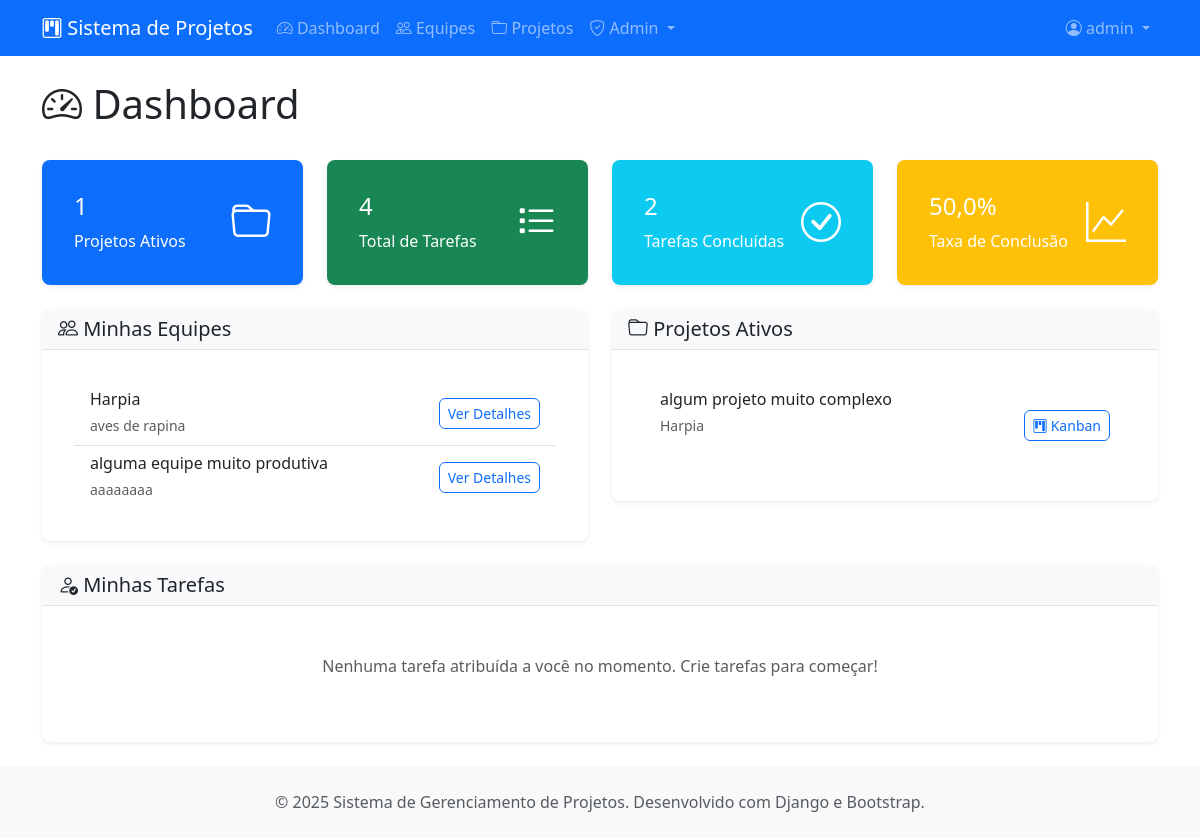
The app's page /projetos/ (signed in), older data.
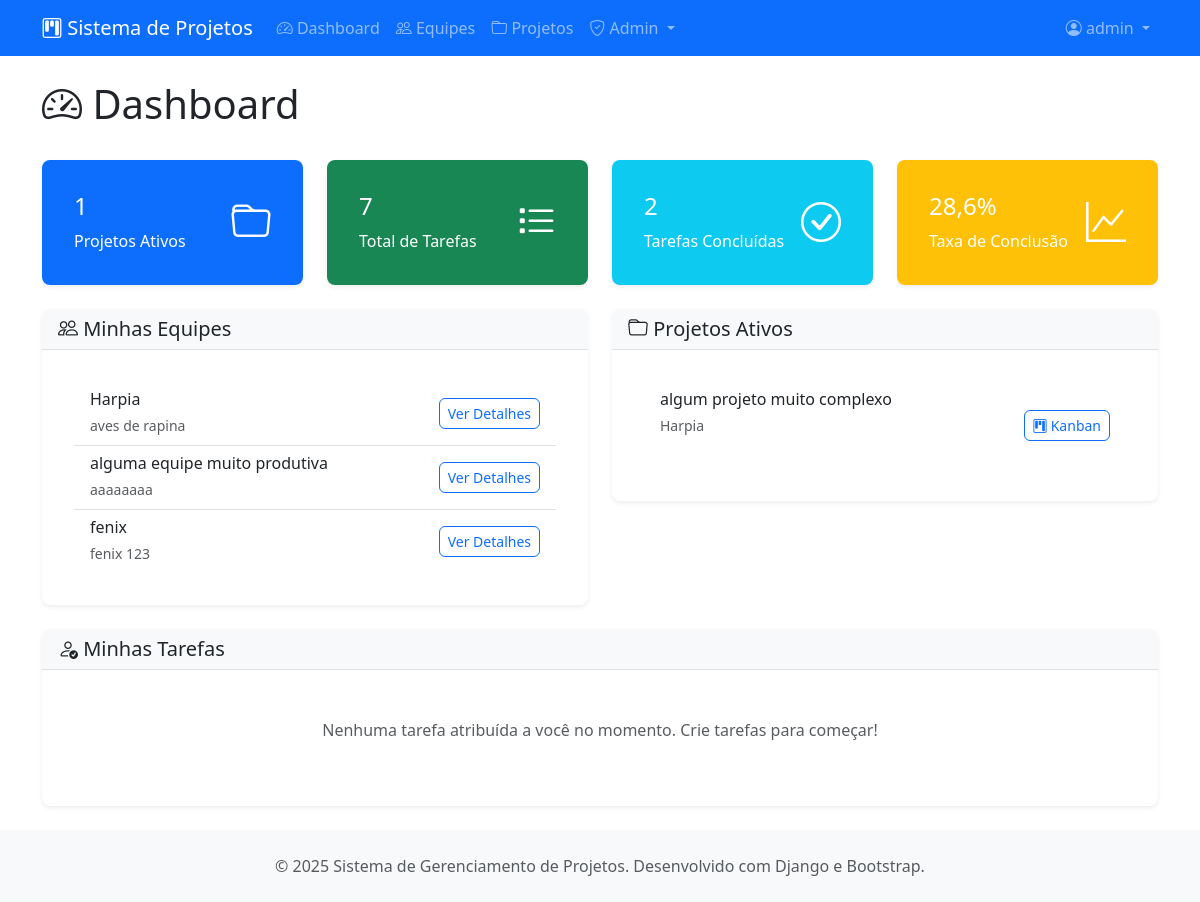
The same page, newer data.
### projetos/models.py (models this page shows, shortened)
class Equipe(models.Model):
    nome = models.CharField(max_length=100, verbose_name="Nome da Equipe")
    descricao = models.TextField(blank=True, verbose_name="Descrição")
    criada_em = models.DateTimeField(auto_now_add=True)
    criada_por = models.ForeignKey(User, on_delete=models.CASCADE, related_name="equipes_criadas")
    ativa = models.BooleanField(default=True, verbose_name="Equipe Ativa")
    class Meta:
        verbose_name = "Equipe"
        verbose_name_plural = "Equipes"
        ordering = ["nome"]

class Projeto(models.Model):
    PRIORIDADE_CHOICES = [
        ('baixa', 'Baixa'),
        ('media', 'Média'),
        ('alta', 'Alta'),
        ('urgente', 'Urgente'),
    ]
    titulo = models.CharField(max_length=200, verbose_name="Título")
    descricao = models.TextField(verbose_name="Descrição")
    equipe = models.ForeignKey(Equipe, on_delete=models.CASCADE, related_name="projetos")
    criado_por = models.ForeignKey(User, on_delete=models.CASCADE, related_name="projetos_criados")
    criado_em = models.DateTimeField(auto_now_add=True)
    atualizado_em = models.DateTimeField(auto_now=True)
    data_inicio = models.DateField(verbose_name="Data de Início")
    data_fim = models.DateField(verbose_name="Data de Conclusão")
    prioridade = models.CharField(max_length=10, choices=PRIORIDADE_CHOICES, default='media')
    ativo = models.BooleanField(default=True, verbose_name="Projeto Ativo")
    class Meta:
        verbose_name = "Projeto"
        verbose_name_plural = "Projetos"
        ordering = ["-criado_em"]

### projetos/views.py (the view)
# urls.py: path('', views.dashboard, name='dashboard'),
@login_required
def dashboard(request):
    equipes = Equipe.objects.filter(
        membros__usuario=request.user,
        ativa=True
    )
    projetos_ativos = Projeto.objects.filter(
        equipe__membros__usuario=request.user,
        ativo=True
    )
    tarefas_atribuidas = Tarefa.objects.filter(
        atribuicoes__usuario=request.user
    ).select_related('projeto', 'status')
    total_projetos = projetos_ativos.count()
    total_tarefas = Tarefa.objects.filter(
        projeto__equipe__membros__usuario=request.user
    ).count()
    tarefas_concluidas = Tarefa.objects.filter(
        projeto__equipe__membros__usuario=request.user,
        status__nome='Concluído'
    ).count()
    percentual_conclusao = (tarefas_concluidas / total_tarefas * 100) if total_tarefas > 0 else 0
    context = {
        'equipes': equipes,
        'projetos_ativos': projetos_ativos,
        'tarefas_atribuidas': tarefas_atribuidas,
        'total_projetos': total_projetos,
        'total_tarefas': total_tarefas,
        'tarefas_concluidas': tarefas_concluidas,
        'percentual_conclusao': round(percentual_conclusao, 1),
    }
    return render(request, 'projetos/dashboard.html', context)

### projetos/templates/projetos/dashboard.html (shortened to what the changed rows need)
{% extends 'projetos/base.html' %}
{% load static %}
{% block content %}
<div class="row">
    <div class="col-12">
        <div class="d-flex justify-content-between align-items-center mb-4">
            <h1><i class="bi bi-speedometer2"></i> Dashboard</h1>
        </div>
    </div>
</div>
<div class="row mb-4">
    <div class="col-md-3">
        <div class="card bg-success text-white">
            <div class="card-body">
                <div class="d-flex justify-content-between">
                    <div>
                        <h4 class="card-title">{{ total_tarefas }}</h4>
                        <p class="card-text">Total de Tarefas</p>
                    </div>
                </div>
            </div>
        </div>
    </div>
    <div class="col-md-3">
        <div class="card bg-warning text-white">
            <div class="card-body">
                <div class="d-flex justify-content-between">
                    <div>
                        <h4 class="card-title">{{ percentual_conclusao }}%</h4>
                        <p class="card-text">Taxa de Conclusão</p>
                    </div>
                </div>
            </div>
        </div>
    </div>
</div>
<div class="row">
    <div class="col-md-6">
        <div class="card">
            <div class="card-body">
                {% if equipes %}
                    <div class="list-group list-group-flush">
                        {% for equipe in equipes %}
                            <div class="list-group-item d-flex justify-content-between align-items-center">
                                <div>
                                    <h6 class="mb-1">{{ equipe.nome }}</h6>
                                    <small class="text-muted">{{ equipe.descricao|truncatewords:10 }}</small>
                                </div>
                                <a href="{% url 'projetos:detalhe-equipe' equipe.pk %}" class="btn btn-sm btn-outline-primary">
                                    Ver Detalhes
                                </a>
                            </div>
                        {% endfor %}
                    </div>
                {% endif %}
            </div>
        </div>
    </div>
    <div class="col-md-6">
        <div class="card">
            <div class="card-body">
                {% if projetos_ativos %}
                    <div class="list-group list-group-flush">
                        {% for projeto in projetos_ativos %}
                            <div class="list-group-item d-flex justify-content-between align-items-center">
                                <div>
                                    <h6 class="mb-1">{{ projeto.titulo }}</h6>
                                    <small class="text-muted">{{ projeto.equipe.nome }}</small>
                                    <br>
                                    <span class="badge bg-{{ projeto.prioridade }}">
                                    </span>
                                </div>
                                <a href="{% url 'projetos:kanban-projeto' projeto.pk %}" class="btn btn-sm btn-outline-primary">
                                    <i class="bi bi-kanban"></i> Kanban
                                </a>
                            </div>
                        {% endfor %}
                    </div>
                {% endif %}
            </div>
        </div>
    </div>
</div>
{% endblock %}

Row changes from the older to the newer data that the page shows:
added Equipe: nome "fenix", descricao "fenix 123"
Text that changed along with them:
{{ total_tarefas }}: "4" → "7"
{{ percentual_conclusao }}: "50,0" → "28,6"
